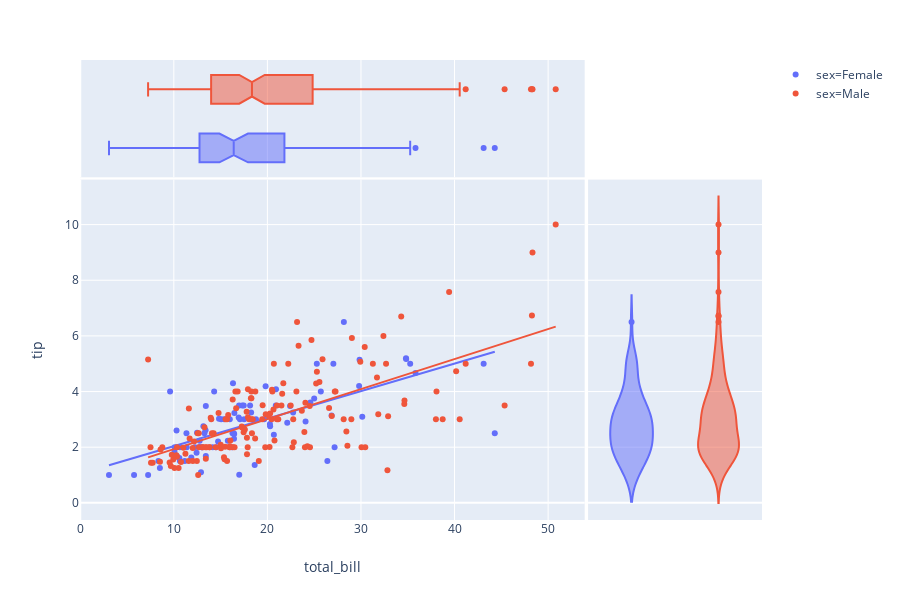

The notebook cell this image was saved under:
### Code cell
configure_plotly_browser_state()
px.scatter(tips, x="total_bill", y="tip",
           marginal_x="box", marginal_y="violin",
           color="sex",
           trendline="ols",
          )
# tip: double click the plot to unzoom

### Figure 1 — Plotly figure (JSON) as saved in the notebook; plotly's stock layout.template omitted (floating-point values rounded to 4 significant figures; data arrays with more than 128 entries replaced by an {"elided": "..."} marker saying what was removed)
{"data": [{"hovertemplate": "sex=Female<br>total_bill=%{x}<br>tip=%{y}", "showlegend": true, "legendgroup": "sex=Female", "name": "sex=Female", "yaxis": "y", "y": [1.01, 3.61, 5, 3.02, 1.67, 3.5, 2.75, 2.23, 3, 3, 2.45, 3.07, 2.6, 5.2, 1.5, 2.47, 1, 3, 3.14, 5, 2.2, 1.83, 5.17, 1, 4.3, 3.25, 2.5, 3, 2.5, 3.48, 4.08, 4, 1, 4, 3.5, 1.5, 1.8, 2.92, 1.68, 2.52, 4.2, 2, 2, 2.83, 1.5, 2, 3.25, 1.25, 2, 2, 2.75, 3.5, 5, 2.3, 1.5, 1.36, 1.63, 5.14, 3.75, 2.61, 2, 3, 1.61, 2, 4, 3.5, 3.5, 4.19, 5, 2, 2.01, 2, 2.5, 3.23, 2.23, 2.5, 6.5, 1.1, 3.09, 3.48, 3, 2.5, 2, 2.88, 4.67, 2, 3], "hoverlabel": {"namelength": 0}, "mode": "markers", "xaxis": "x", "marker": {"color": "#636efa", "symbol": "circle"}, "x": [16.99, 24.59, 35.26, 14.83, 10.33, 16.97, 20.29, 15.77, 19.65, 15.06, 20.69, 16.93, 10.29, 34.81, 26.41, 16.45, 3.07, 17.07, 26.86, 25.28, 14.73, 10.07, 34.83, 5.75, 16.32, 22.75, 11.35, 15.38, 44.3, 22.42, 20.92, 14.31, 7.25, 25.71, 17.31, 10.65, 12.43, 24.08, 13.42, 12.48, 29.8, 14.52, 11.38, 20.27, 11.17, 12.26, 18.26, 8.51, 10.33, 14.15, 13.16, 17.47, 27.05, 16.43, 8.35, 18.64, 11.87, 29.85, 25, 13.39, 16.21, 17.51, 10.59, 10.63, 9.6, 20.9, 18.15, 19.81, 43.11, 13, 12.74, 13, 16.4, 16.47, 12.76, 13.27, 28.17, 12.9, 30.14, 13.42, 15.98, 16.27, 10.09, 22.12, 35.83, 27.18, 18.78], "type": "scatter", "uid": "2385a25f-46c1-49f6-be80-da1a2b36805a"}, {"hovertemplate": "sex=Female<br>total_bill=%{x}", "showlegend": false, "legendgroup": "sex=Female", "name": "sex=Female", "yaxis": "y2", "hoverlabel": {"namelength": 0}, "offsetgroup": "sex=Female", "xaxis": "x", "marker": {"color": "#636efa", "symbol": "circle"}, "x": [16.99, 24.59, 35.26, 14.83, 10.33, 16.97, 20.29, 15.77, 19.65, 15.06, 20.69, 16.93, 10.29, 34.81, 26.41, 16.45, 3.07, 17.07, 26.86, 25.28, 14.73, 10.07, 34.83, 5.75, 16.32, 22.75, 11.35, 15.38, 44.3, 22.42, 20.92, 14.31, 7.25, 25.71, 17.31, 10.65, 12.43, 24.08, 13.42, 12.48, 29.8, 14.52, 11.38, 20.27, 11.17, 12.26, 18.26, 8.51, 10.33, 14.15, 13.16, 17.47, 27.05, 16.43, 8.35, 18.64, 11.87, 29.85, 25, 13.39, 16.21, 17.51, 10.59, 10.63, 9.6, 20.9, 18.15, 19.81, 43.11, 13, 12.74, 13, 16.4, 16.47, 12.76, 13.27, 28.17, 12.9, 30.14, 13.42, 15.98, 16.27, 10.09, 22.12, 35.83, 27.18, 18.78], "alignmentgroup": "True", "type": "box", "notched": true, "uid": "fcc57231-a67c-496d-ae25-c92092bcce78"}, {"hovertemplate": "sex=Female<br>tip=%{y}", "showlegend": false, "legendgroup": "sex=Female", "name": "sex=Female", "yaxis": "y", "y": [1.01, 3.61, 5, 3.02, 1.67, 3.5, 2.75, 2.23, 3, 3, 2.45, 3.07, 2.6, 5.2, 1.5, 2.47, 1, 3, 3.14, 5, 2.2, 1.83, 5.17, 1, 4.3, 3.25, 2.5, 3, 2.5, 3.48, 4.08, 4, 1, 4, 3.5, 1.5, 1.8, 2.92, 1.68, 2.52, 4.2, 2, 2, 2.83, 1.5, 2, 3.25, 1.25, 2, 2, 2.75, 3.5, 5, 2.3, 1.5, 1.36, 1.63, 5.14, 3.75, 2.61, 2, 3, 1.61, 2, 4, 3.5, 3.5, 4.19, 5, 2, 2.01, 2, 2.5, 3.23, 2.23, 2.5, 6.5, 1.1, 3.09, 3.48, 3, 2.5, 2, 2.88, 4.67, 2, 3], "hoverlabel": {"namelength": 0}, "offsetgroup": "sex=Female", "xaxis": "x2", "marker": {"color": "#636efa", "symbol": "circle"}, "alignmentgroup": "True", "type": "violin", "scalegroup": "y", "uid": "8b54c5b6-6e57-4167-ba8b-e79335064cef"}, {"hovertemplate": "<b>OLS trendline</b><br>tip = 0.098878 * total_bill + 1.048020<br>R<sup>2</sup>=0.466488<br><br>sex=Female<br>total_bill=%{x}<br>tip=%{y} <b>(trend)</b>", "showlegend": false, "legendgroup": "sex=Female", "name": "sex=Female", "yaxis": "y", "y": [1.352, 1.617, 1.765, 1.874, 1.889, 1.997, 2.044, 2.046, 2.065, 2.069, 2.069, 2.095, 2.099, 2.101, 2.152, 2.17, 2.173, 2.222, 2.26, 2.277, 2.282, 2.308, 2.31, 2.324, 2.333, 2.333, 2.349, 2.36, 2.372, 2.375, 2.375, 2.447, 2.463, 2.484, 2.504, 2.514, 2.537, 2.569, 2.607, 2.628, 2.651, 2.657, 2.662, 2.67, 2.673, 2.675, 2.677, 2.722, 2.726, 2.728, 2.736, 2.76, 2.775, 2.779, 2.843, 2.854, 2.891, 2.905, 2.991, 3.007, 3.052, 3.054, 3.094, 3.115, 3.117, 3.235, 3.265, 3.297, 3.429, 3.479, 3.52, 3.548, 3.59, 3.659, 3.704, 3.723, 3.736, 3.833, 3.995, 4.0, 4.028, 4.49, 4.492, 4.534, 4.591, 5.311, 5.428], "hoverlabel": {"namelength": 0}, "mode": "lines", "xaxis": "x", "marker": {"color": "#636efa", "symbol": "circle"}, "x": [3.07, 5.75, 7.25, 8.35, 8.51, 9.6, 10.07, 10.09, 10.29, 10.33, 10.33, 10.59, 10.63, 10.65, 11.17, 11.35, 11.38, 11.87, 12.26, 12.43, 12.48, 12.74, 12.76, 12.9, 13, 13, 13.16, 13.27, 13.39, 13.42, 13.42, 14.15, 14.31, 14.52, 14.73, 14.83, 15.06, 15.38, 15.77, 15.98, 16.21, 16.27, 16.32, 16.4, 16.43, 16.45, 16.47, 16.93, 16.97, 16.99, 17.07, 17.31, 17.47, 17.51, 18.15, 18.26, 18.64, 18.78, 19.65, 19.81, 20.27, 20.29, 20.69, 20.9, 20.92, 22.12, 22.42, 22.75, 24.08, 24.59, 25, 25.28, 25.71, 26.41, 26.86, 27.05, 27.18, 28.17, 29.8, 29.85, 30.14, 34.81, 34.83, 35.26, 35.83, 43.11, 44.3], "type": "scatter", "uid": "f90909ce-c231-4529-99e0-bbef2bcb1bb9"}, {"hovertemplate": "sex=Male<br>total_bill=%{x}<br>tip=%{y}", "showlegend": true, "legendgroup": "sex=Male", "name": "sex=Male", "yaxis": "y", "y": {"elided": "157 float values"}, "hoverlabel": {"namelength": 0}, "mode": "markers", "xaxis": "x", "marker": {"color": "#EF553B", "symbol": "circle"}, "x": {"elided": "157 float values"}, "type": "scatter", "uid": "993c06d7-0204-4e8d-aff2-93e0790447df"}, {"hovertemplate": "sex=Male<br>total_bill=%{x}", "showlegend": false, "legendgroup": "sex=Male", "name": "sex=Male", "yaxis": "y2", "hoverlabel": {"namelength": 0}, "offsetgroup": "sex=Male", "xaxis": "x", "marker": {"color": "#EF553B", "symbol": "circle"}, "x": {"elided": "157 float values"}, "alignmentgroup": "True", "type": "box", "notched": true, "uid": "dc0e42d9-7ca5-4929-ac94-bdad29cd22fb"}, {"hovertemplate": "sex=Male<br>tip=%{y}", "showlegend": false, "legendgroup": "sex=Male", "name": "sex=Male", "yaxis": "y", "y": {"elided": "157 float values"}, "hoverlabel": {"namelength": 0}, "offsetgroup": "sex=Male", "xaxis": "x2", "marker": {"color": "#EF553B", "symbol": "circle"}, "alignmentgroup": "True", "type": "violin", "scalegroup": "y", "uid": "c1c00dd4-9149-4cdb-9c37-034c7fff0f33"}, {"hovertemplate": "<b>OLS trendline</b><br>tip = 0.107861 * total_bill + 0.852148<br>R<sup>2</sup>=0.448569<br><br>sex=Male<br>total_bill=%{x}<br>tip=%{y} <b>(trend)</b>", "showlegend": false, "legendgroup": "sex=Male", "name": "sex=Male", "yaxis": "y", "y": {"elided": "157 float values"}, "hoverlabel": {"namelength": 0}, "mode": "lines", "xaxis": "x", "marker": {"color": "#EF553B", "symbol": "circle"}, "x": {"elided": "157 float values"}, "type": "scatter", "uid": "47922f58-c4da-4e1b-83b2-cc51fcd0f7d0"}], "layout": {"yaxis": {"domain": [0, 0.74], "title": {"text": "tip"}, "showgrid": true}, "xaxis2": {"domain": [0.745, 1], "showticklabels": false}, "height": 600, "yaxis2": {"domain": [0.745, 1], "showticklabels": false}, "xaxis": {"domain": [0, 0.74], "title": {"text": "total_bill"}, "showgrid": true}, "margin": {"t": 60}, "legend": {"tracegroupgap": 0}}}
